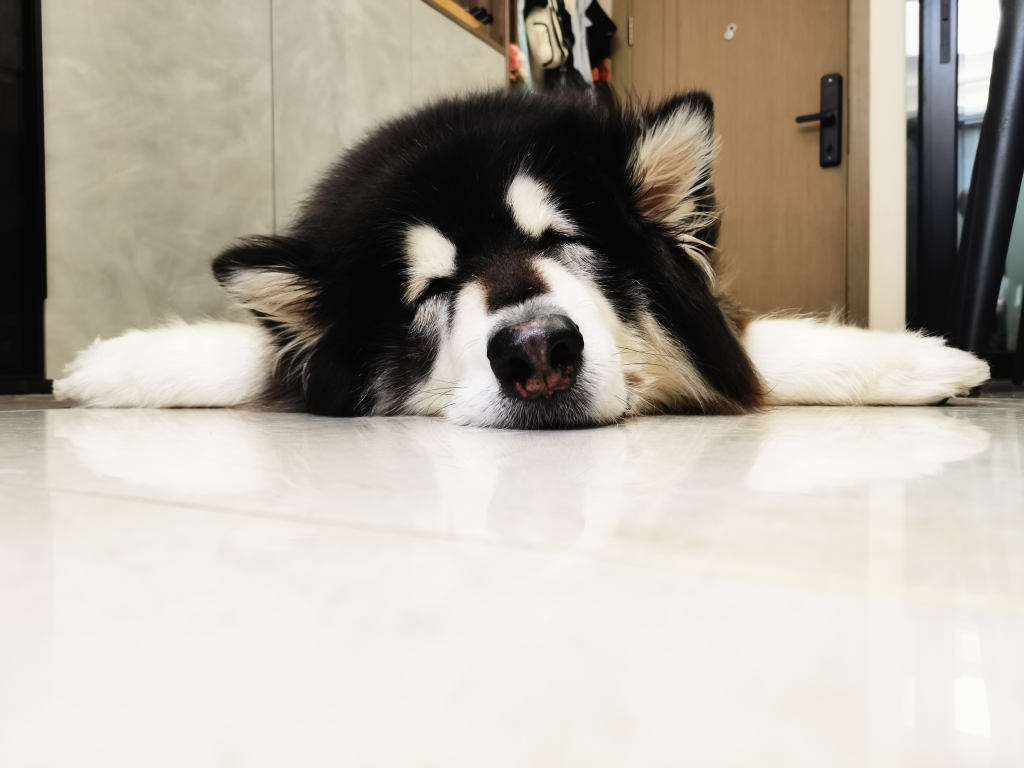
#> input picture saila.jpg, 4096 x 3072 px (shown at 1/4 size)
$ jupyter execute '图像操作.ipynb'
#> lines starting #> are read from the running program, lines starting #| are printed output that depends on the picture; after the words box and inside, x2 and y2 are one past the last pixel; in counts of white or black regions, pixels touching at a corner belong together
[cell 1]
import cv2
import numpy as np

[cell 2]
# 读取图像
#
# cv2.namedWindow('Image', cv2.WINDOW_NORMAL)
# cv2.resizeWindow('Image', 800, 600)  # 设置窗口大小
#
# image = cv2.imread('saila.jpg')
# cv2.imshow('Image', image)
# cv2.waitKey(0)
# cv2.destroyAllWindows()

[cell 3]
def cv_show(image):
    cv2.namedWindow('Image', cv2.WINDOW_NORMAL)
    cv2.resizeWindow('Image', 1200, 800)
    cv2.imshow('Image', image)
    cv2.waitKey(0)
    cv2.destroyAllWindows()

[cell 4]
cv2.namedWindow('Image', cv2.WINDOW_NORMAL)
cv2.resizeWindow('Image', 800, 600)  # 设置窗口大小
image = cv2.imread('saila.jpg')
#> image is the input picture: shape (3072, 4096, 3); mean B, G, R 161.5, 172.1, 178.6
# 使用高斯滤波实现高斯模糊，参数 (5, 5) 为核的大小，0 为标准差
blurred_image = cv2.GaussianBlur(image, (13, 13), 1)
# 显示结果
cv2.imshow('Image', blurred_image)
cv2.waitKey(0)
cv2.destroyAllWindows()

[cell 5]
image = cv2.imread('saila.jpg')
v1 = cv2.Canny(image, 100, 200)
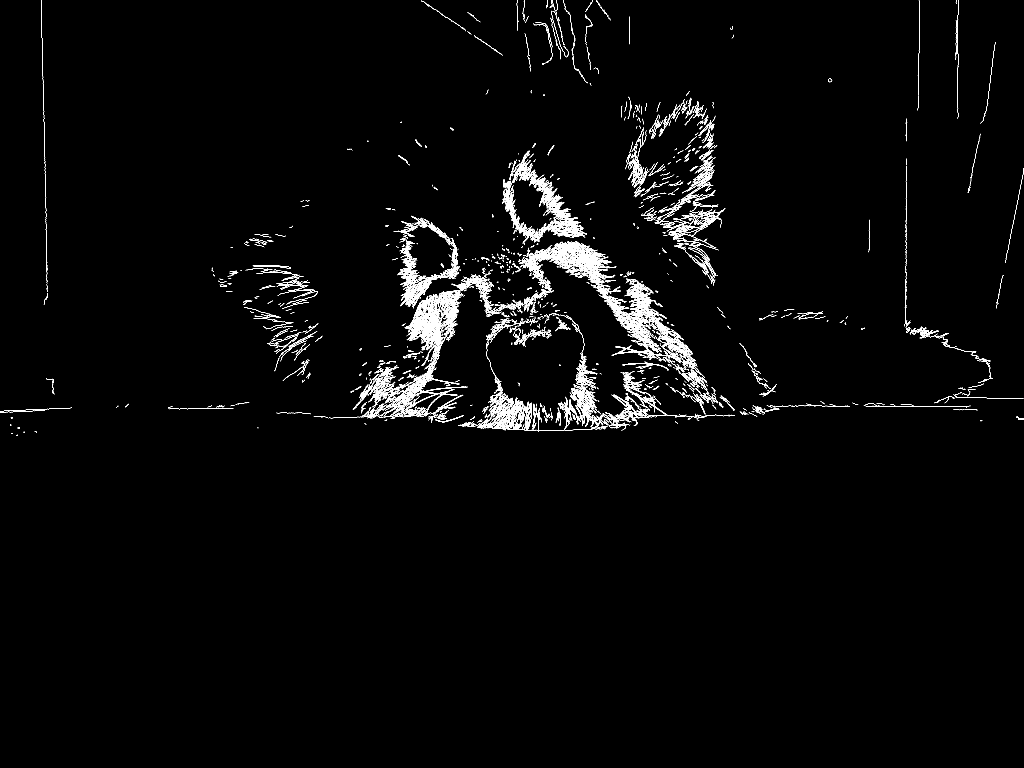
#> v1: shape (3072, 4096) (shown at 1/4 size); 1.2% white in thin lines or dots, all inside (x1, y1, x2, y2) = (0, 0, 4096, 1743)
v2 = cv2.Canny(image, 40, 60)
#> v2: shape (3072, 4096); 3.2% white in thin lines or dots, all inside (x1, y1, x2, y2) = (0, 0, 4096, 1869)
res = np.hstack((v1, v2))
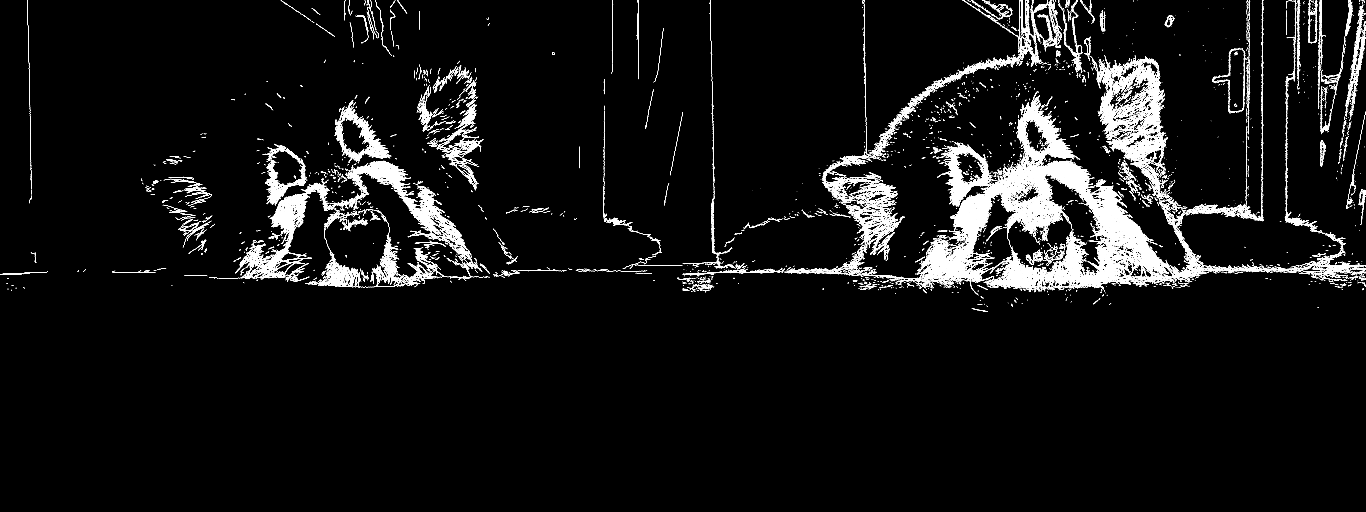
#> res: shape (3072, 8192) (shown at 1/6 size); 2.2% white in thin lines or dots, all inside (x1, y1, x2, y2) = (0, 0, 8192, 1869)
cv_show(res)

[cell 6]
img = cv2.imread('saila.jpg')
gray = cv2.cvtColor(img, cv2.COLOR_BGR2GRAY)
ret, thresh = cv2.threshold(gray, 127, 255, cv2.THRESH_BINARY)
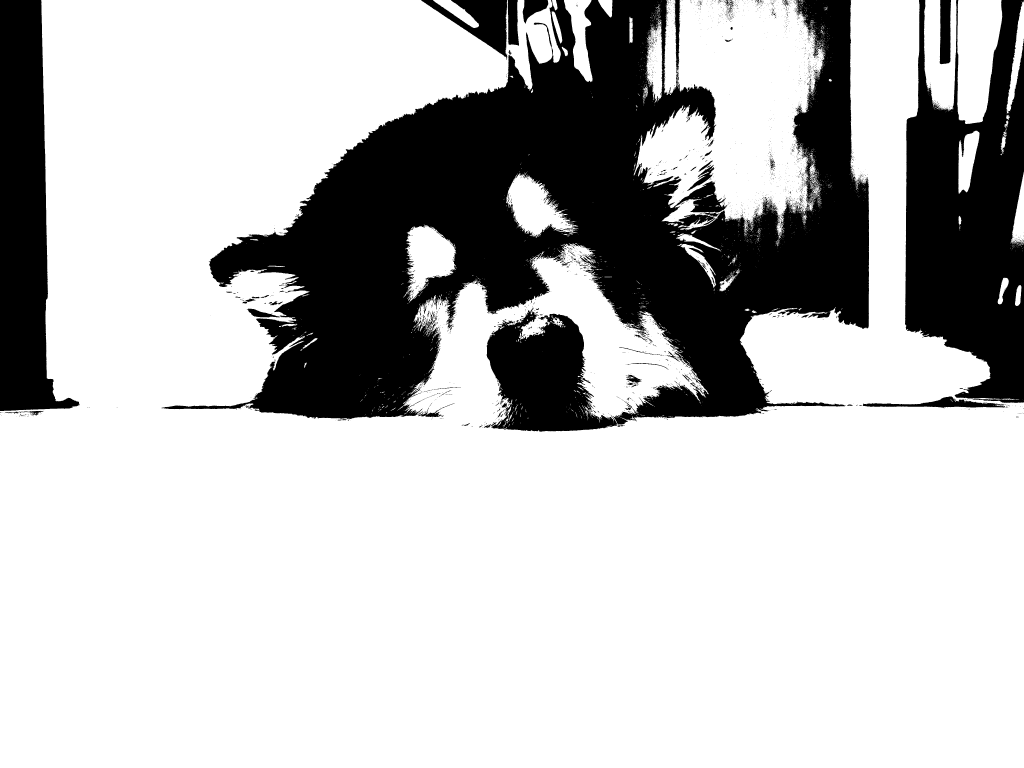
#> thresh: shape (3072, 4096) (shown at 1/4 size); 74.7% white; 3465 black regions (3243 under 20 px)
cv_show(thresh)

[cell 7]
contours, hierarchy = cv2.findContours(thresh, cv2.RETR_TREE, cv2.CHAIN_APPROX_NONE)
#> contours = 7848 contours, 7373 with area under 20; largest, box (x1, y1, x2, y2) and area: (0, 0, 4096, 3072) 8818891, (2535, 0, 3301, 953) 462376, (1946, 1230, 2470, 1728) 159154, (3829, 0, 4009, 496) 69843, (3696, 0, 3826, 444) 39419

[cell 8]
draw_img = img.copy()
res = cv2.drawContours(draw_img, contours, -1, (0, 255, 0), 2)
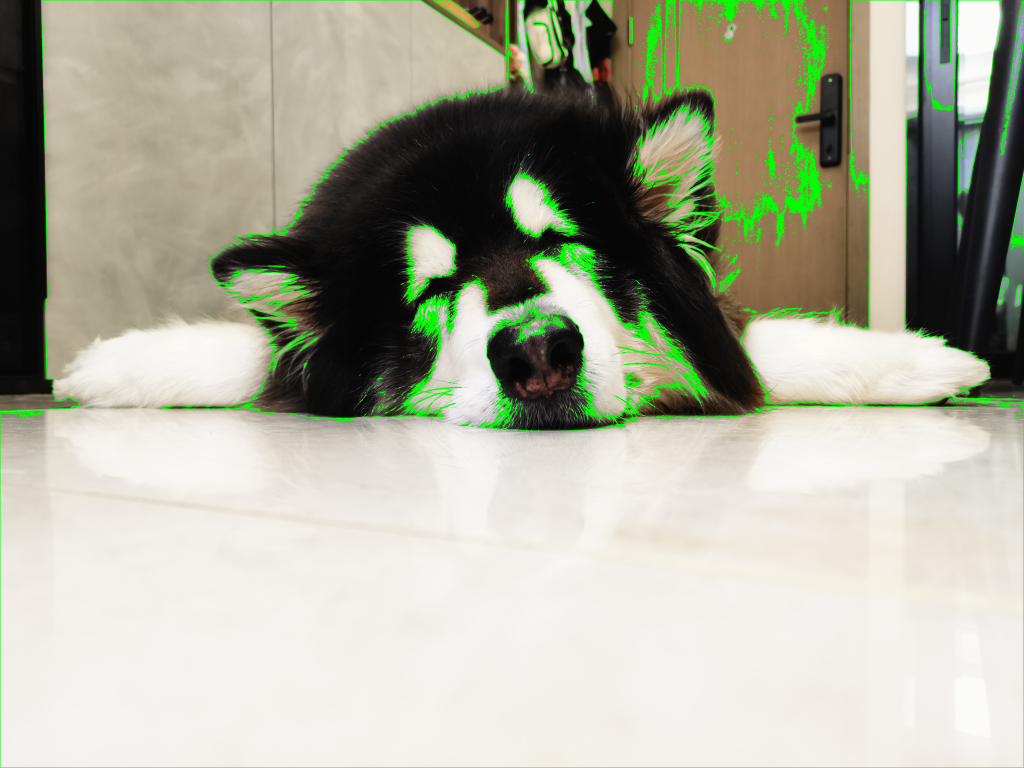
#> res: shape (3072, 4096, 3) (shown at 1/4 size); mean B, G, R 158, 175.8, 174
cv_show(res)

[cell 9]
# 初始化最大周长和对应的轮廓变量
max_perimeter = 0
max_contour = None

# 遍历所有轮廓，计算每个轮廓的周长
for contour in contours:
    perimeter = cv2.arcLength(contour, True)  # True 表示闭合的轮廓
    if perimeter > max_perimeter:
        max_perimeter = perimeter
        max_contour = contour
#> this loop made 7848 passes
#> (perimeter, max_perimeter) on passes 1, 7, 8, 50, 206, 446, 480, 504, 786, 1105, 1805, 3529: (22.83, 22.83), (24.24, 24.24), (54.87, 54.87), (74.33, 74.33), (164.3, 164.3), (199.5, 199.5), (286, 286), (486.9, 486.9), (743.8, 743.8), (2223.5, 2223.5), (3021.9, 3021.9), (14457.6, 14457.6)
#> (contour, perimeter) on passes 3, 5, 9, 10, 12, 14: ([[1405, 1673], [1404, 1674]], 2.83), ([[2691, 1666], [2690, 1667], [2691, 1667]], 3.41), ([[2485, 1663], [2486, 1663], [2487, 1663], [2486, 1663]], 4), ([[1612, 1663], [1612, 1664], [1613, 1663]], 3.41), ([[1222, 1662], [1223, 1662]], 2), ([[1216, 1661]], 0)
#> after the loop, max_contour = contour of 37866 points, box (x1, y1, x2, y2) (0, 0, 4096, 3072), area 8818891; max_perimeter = 42443.1
draw_img2 = img.copy()
max_res = cv2.drawContours(draw_img2, [max_contour], -1, (0, 255, 0), 2)
cv_show(max_res)

[cell 10]
# 高斯金字塔
img = cv2.imread('saila.jpg')
down = cv2.pyrDown(cv2.pyrDown(img))
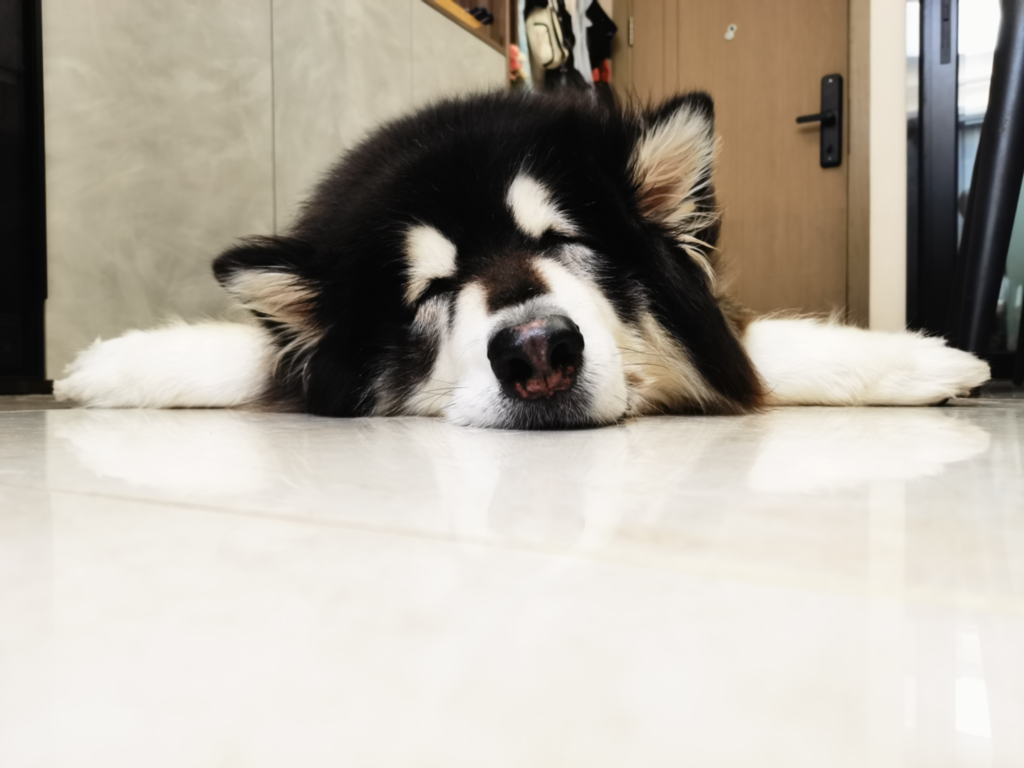
#> down: shape (768, 1024, 3); mean B, G, R 161.5, 172, 178.6
cv_show(down)

$ run again, with 转换后的素描图.jpg copied over saila.jpg
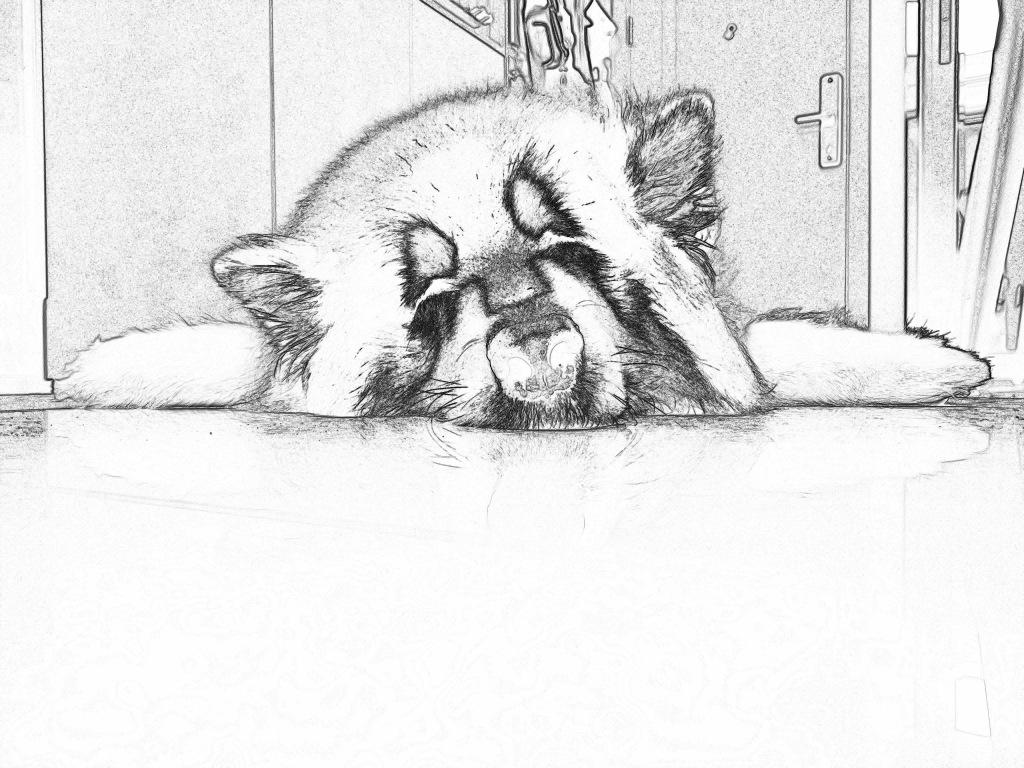
#> input picture 转换后的素描图.jpg, 4096 x 3072 px (shown at 1/4 size)
#> image is the input picture: shape (3072, 4096, 3); min 0, max 255, mean 228.8
#> `v1 = cv2.Canny(image, 100, 200)`:
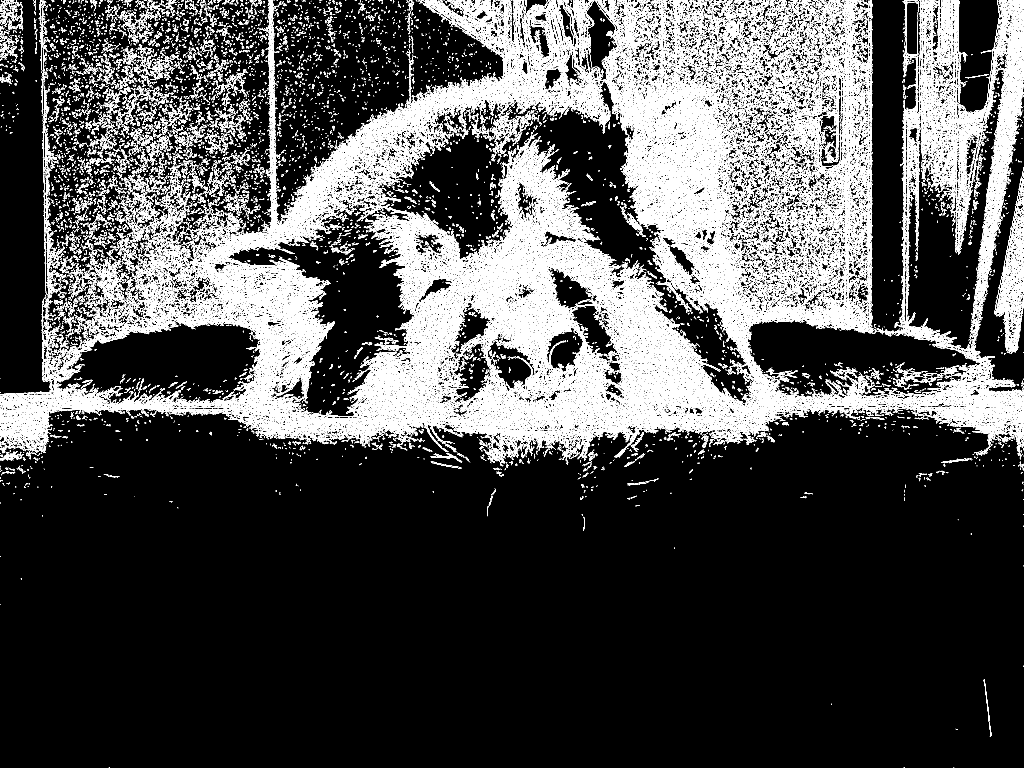
#> v1: shape (3072, 4096) (shown at 1/4 size); 11% white in thin lines or dots
#> v2: shape (3072, 4096); 18.3% white in thin lines or dots
#> thresh: shape (3072, 4096); 93.4% white; 18875 black regions (17755 under 20 px)
#> contours = 59797 contours, 57075 with area under 20; largest, box (x1, y1, x2, y2) and area: (0, 0, 4096, 3072) 11560952, (3624, 0, 4096, 1594) 541872, (1046, 963, 3916, 1734) 529142, (0, 0, 211, 1579) 274237, (1949, 1267, 2335, 1670) 89227
#> the loop `for contour in contours:` made 59797 passes
#> (perimeter, max_perimeter, max_contour) on pass 3: (4, 4, [[4, 1698], [5, 1698], [6, 1698], [5, 1698]])
#> after the loop `for contour in contours:`: max_contour = contour of 37725 points, box (x1, y1, x2, y2) (1046, 963, 3916, 1734), area 529142; max_perimeter = 45544.9
#> `down = cv2.pyrDown(cv2.pyrDown(img))`:
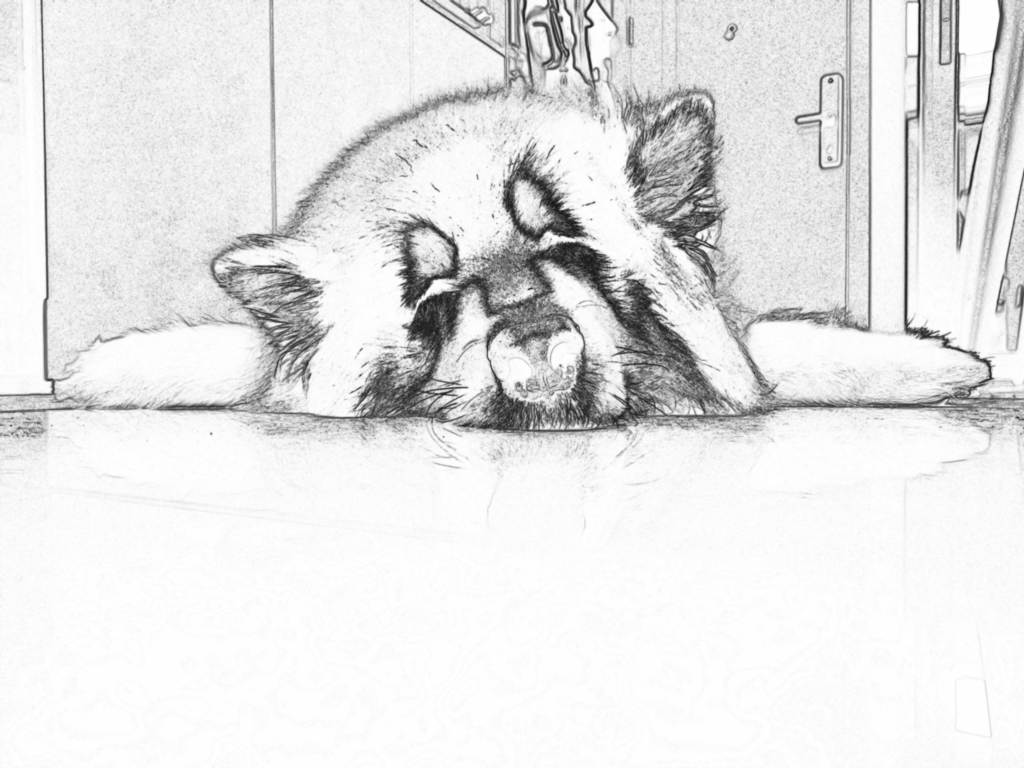
#> down: shape (768, 1024, 3); min 21, max 255, mean 228.8
